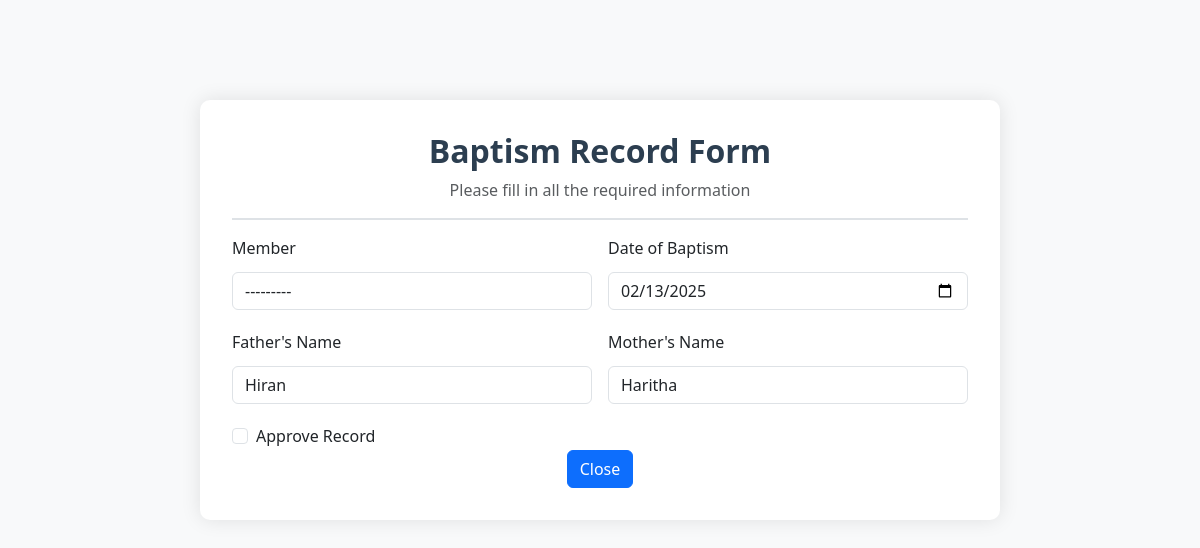
/baptism_update/5 (signed in), run on the app's committed database.
### app/models.py (models this page shows, shortened)
class Baptism_Record(models.Model):
    member = models.ForeignKey(User, on_delete=models.CASCADE, null=True, blank=True, related_name="baptism_records")
    applied_by = models.ForeignKey(User, on_delete=models.CASCADE, related_name="applied_baptism_records", null=True, blank=True,)  # User who submitted the record
    date_of_baptism=models.DateField(null=True, blank=True)
    father_name=models.CharField(max_length=255)
    mother_name=models.CharField(max_length=255)
    created_at = models.DateTimeField(auto_now_add=True)
    updated_at = models.DateTimeField(auto_now=True)
    is_approved = models.BooleanField(default=False)

### app/views.py (the view, shortened to what this page needs)
# urls.py: path('baptism_update/<int:pk>', Baptism_Certificate_Update_View.as_view(),name='baptism_update'),
@method_decorator(Login_required,name='dispatch')
class Baptism_Certificate_Update_View(View):
    def get(self, request,*args,**kwargs):
        id=kwargs.get('pk')
        data=Baptism_Record.objects.get(id=id)
        form=Baptism_Record_Form(instance=data,user=request.user)
        return render(request,'baptism_form.html',{'form':form})

### app/views.py (called while the page is built)
def Login_required(fn):
    def wrapper(request,*args,**kwargs):
        if not request.user.is_authenticated:
            return redirect('login')
        else:
            return fn(request,*args,**kwargs)
    return wrapper

### app/templates/baptism_form.html (shortened to what this page needs)
<!DOCTYPE html>
<html lang="en">
<head>
    <link href="https://cdnjs.cloudflare.com/ajax/libs/bootstrap/5.3.2/css/bootstrap.min.css" rel="stylesheet">
</head>
<body>
    <div class="container">
        <div class="form-container">
            <div class="header">
                <h2 class="form-title">Baptism Record Form</h2>
                <p class="text-muted">Please fill in all the required information</p>
            </div>
            <form action="" method="post">
                <div class="row g-3">
                    <div class="col-md-6">
                        <label class="form-label">Member</label>
                        {{ form.member }}
                    </div>
                    <div class="col-md-6">
                        <label class="form-label">Date of Baptism</label>
                        {{ form.date_of_baptism }}
                    </div>
                    <div class="col-md-6">
                        <label class="form-label">Father's Name</label>
                        {{ form.father_name }}
                    </div>
                    <div class="col-md-6">
                        <label class="form-label">Mother's Name</label>
                        {{ form.mother_name }}
                    </div>
                    {% if user.is_staff %}
                    <div class="col-12">
                        <div class="form-check">
                            <input class="form-check-input" type="checkbox" id="is_approved" name="is_approved">
                            <label class="form-check-label" for="is_approved">
                                Approve Record
                            </label>
                        </div>
                    </div>
                    {% endif %}
                </div>
                {% if not request.user.is_staff %}
                <button type="submit" class="btn btn-primary submit-btn">
                    Submit Baptism Record
                </button>
                {% else %}
                <div class="w-100 d-flex justify-content-center">
                    <a class="btn btn-primary" href="{% url 'admin_approval' %}">Close</a>
                </div>
                {% endif %}
            </form>
        </div>
    </div>
</body>
</html>

### app/templates/baptism_form.html (style rules this page uses)
body { background-color: #f8f9fa; margin-top: 100px; }
.form-container { max-width: 800px; margin: 1rem auto; padding: 2rem; background-color: white; border-radius: 10px; box-shadow: 0 0 20px rgba(0,0,0,0.1); }
.header { text-align: center; margin-bottom: 1rem; border-bottom: 2px solid #dee2e6; }
.form-title { color: #2c3e50; font-weight: 600; }

### data on the page
Baptism_Record: member "---------", date_of_baptism "02/13/2025", father_name "Hiran", mother_name "Haritha"
